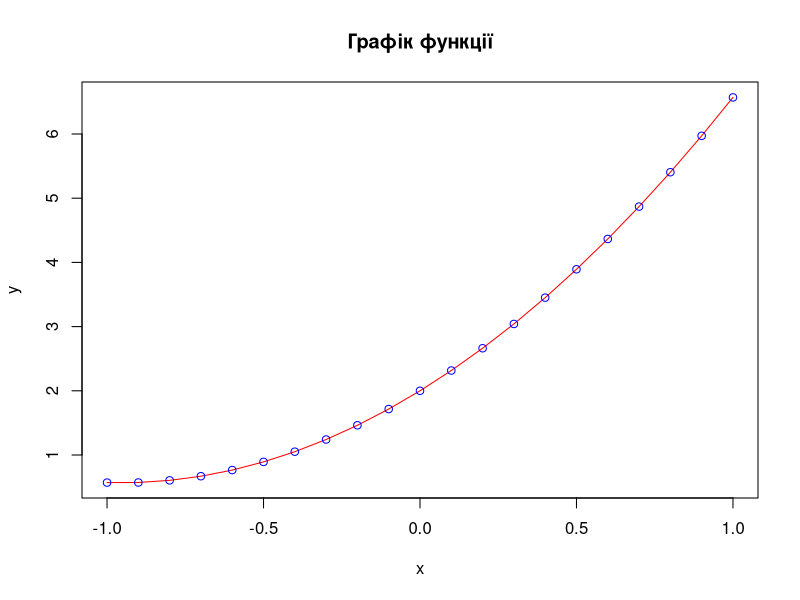

Write R code to recreate this figure.
## ---- chunk 1
knitr::opts_chunk$set(echo = TRUE)
## ---- chunk 2
b0 <- 2
b1 <- 3
b2 <- 1.57
x <- seq(-1, 1, by = 0.1)
y <- b0 + b1 * x + b2 * x^2
## ---- chunk 3
plot(x, y, type = "l", col = "red", main = "Графік функції", xlab = "x", ylab = "y")
points(x, y, col = "blue")
## ---- chunk 4
df <- data.frame(x = x, y = y)
knitr::kable(head(df), caption = "Фрагмент таблиці значень функції")
## ---- chunk 5
library(rio)
export(df, "data/data.csv")

df_import <- import("data/data.csv")
knitr::kable(head(df_import), caption = "Імпортована таблиця")
## ---- chunk 6
cat("
1. Wickham H. ggplot2: Elegant Graphics for Data Analysis. Springer-Verlag, 2016.  
2. Xie Y. Dynamic Documents with R and knitr. CRC Press, 2015.  
3. https://bookdown.org/yihui/rmarkdown/  
")
